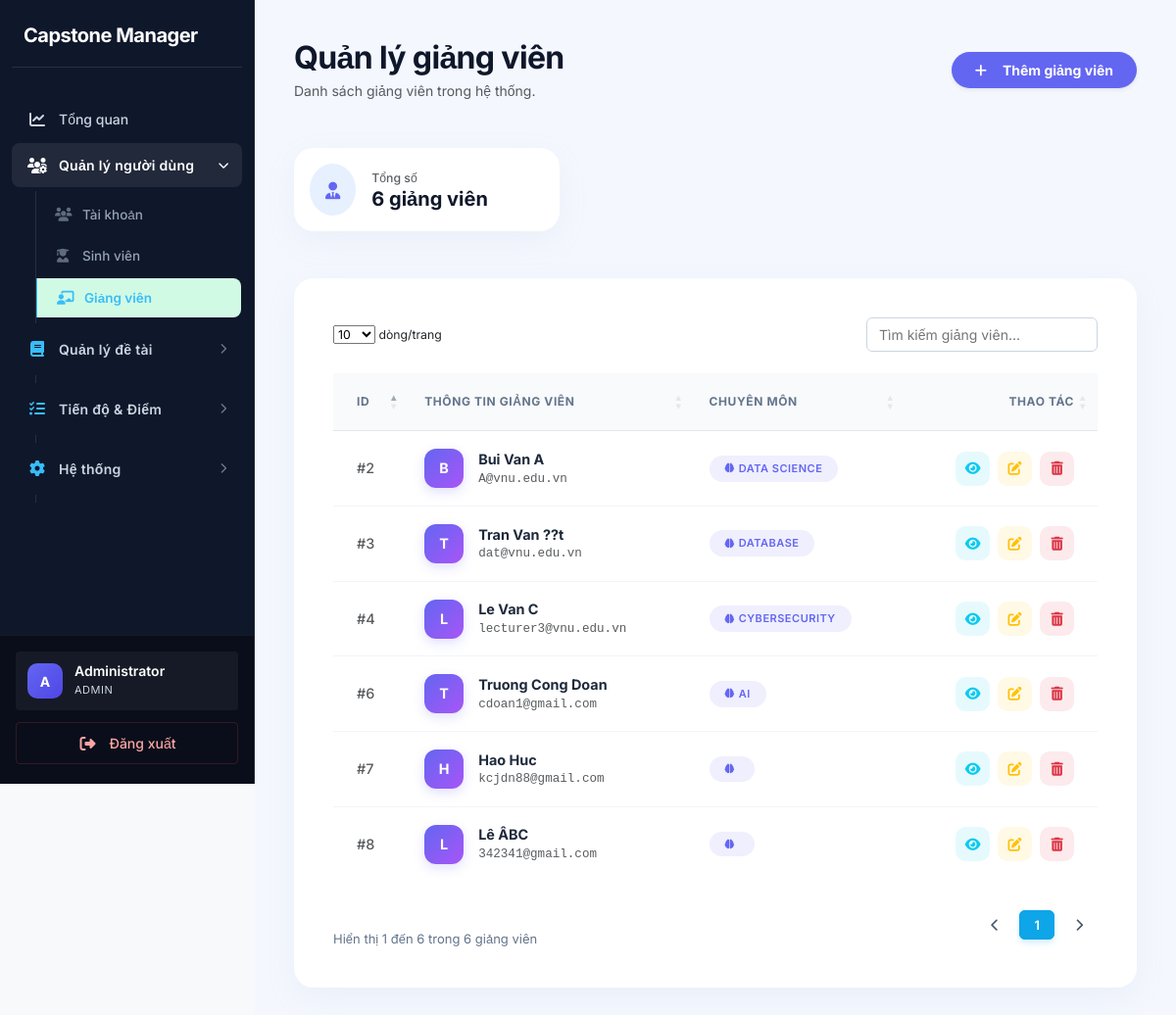
The page /index.php?page=lecturers (signed in) on the database its author committed.
### tables this page shows
CREATE TABLE `lecturers` (
  `id` int(11) NOT NULL,
  `user_id` int(11) DEFAULT NULL,
  `full_name` varchar(150) DEFAULT NULL,
  `expertise` text DEFAULT NULL,
  `quota` int(11) DEFAULT 8,
  `created_at` timestamp NOT NULL DEFAULT current_timestamp(),
  `faculty` varchar(100) DEFAULT NULL
);

CREATE TABLE `users` (
  `id` int(11) NOT NULL,
  `email` varchar(100) NOT NULL,
  `password` varchar(255) NOT NULL,
  `role` enum('admin','student','lecturer') NOT NULL DEFAULT 'student',
  `status` enum('active','locked') DEFAULT 'active',
  `created_at` timestamp NOT NULL DEFAULT current_timestamp()
);

### app/controllers/LecturerController.php (called while the page is built, shortened)
<?php
class LecturerController {
    private $lecturerModel;
    public function __construct() {
        $this->lecturerModel = new Lecturer();
    }
    public function index() {
        $lecturers = $this->lecturerModel->getAll();
        require '../app/views/lecturers/index.php';
    }
}

### core/Database.php (called while the page is built)
<?php
class Database {
    private static $instance = null;
    private $conn;
    private $host = DB_HOST;
    private $dbname = DB_NAME;
    private $username = DB_USER;
    private $password = DB_PASS;
    private function __construct(){
        try{
            $this->conn = new PDO(
                "mysql:host={$this->host};dbname={$this->dbname};charset=utf8mb4",
                $this->username,
                $this->password
            );
            $this->conn->setAttribute(
                PDO::ATTR_ERRMODE,
                PDO::ERRMODE_EXCEPTION
            );
            $this->conn->setAttribute(
                PDO::ATTR_DEFAULT_FETCH_MODE,
                PDO::FETCH_ASSOC
            );
        }catch(PDOException $e){
            die("Database Error: " . $e->getMessage());
        }
    }
    public static function getInstance(){
        if(self::$instance == null){
            self::$instance = new Database();
        }
        return self::$instance;
    }
    public function getConnection(){
        return $this->conn;
    }
}

### app/models/Lecturer.php (called while the page is built, shortened)
<?php
class Lecturer {
    private $conn;
    public function __construct() {
        $this->conn = Database::getInstance()->getConnection();
    }
    public function getAll() {
        $sql = "SELECT lecturers.*, users.email
                FROM lecturers
                JOIN users ON users.id = lecturers.user_id
                ORDER BY lecturers.id DESC";
        return $this->conn->query($sql)->fetchAll(PDO::FETCH_ASSOC);
    }
}

### app/views/lecturers/index.php (the view, shortened to what this page needs)
<?php require '../app/views/layouts/header.php'; ?>
<?php require '../app/views/layouts/sidebar.php'; ?>
<div class="main-content" style="padding: 40px;">
    <div class="d-flex justify-content-between align-items-center mb-5">
        <div>
            <h2 class="fw-bold mb-1" style="color: #0f172a; letter-spacing: -0.02em;">Quản lý giảng viên</h2>
            <p class="text-muted mb-0">Danh sách giảng viên trong hệ thống.</p>
        </div>
        <?php if($_SESSION['user']['role'] == 'admin'): ?>
            <a href="index.php?page=lecturer-create" class="btn btn-primary rounded-pill px-4 py-2 shadow-sm fw-bold d-flex align-items-center" style="background: #6366f1; border: none;">
                <i class="fa-solid fa-plus me-2"></i> Thêm giảng viên
            </a>
        <?php endif; ?>
    </div>
    <div class="row mb-4">
        <div class="col-md-4">
            <div class="custom-card p-3 d-flex align-items-center">
                <div class="rounded-circle bg-primary bg-opacity-10 p-3 me-3 text-primary" style="color: #6366f1 !important;">
                </div>
                <div>
                    <small class="text-muted d-block fw-medium">Tổng số</small>
                    <span class="fw-bold h5 mb-0"><?= count($lecturers ?? []) ?> giảng viên</span>
                </div>
            </div>
        </div>
    </div>
    <div class="card custom-card">
        <div class="card-body p-0">
            <div class="table-responsive p-3">
                <table class="table datatable table-hover mb-0" id="lecturerTable">
                    <thead>
                        <tr>
                            <th class="ps-4">ID</th>
                            <th>Thông tin giảng viên</th>
                            <th>Chuyên môn</th>
                            <?php if($_SESSION['user']['role'] == 'admin'): ?>
                                <th class="text-end pe-4">Thao tác</th>
                            <?php endif; ?>
                        </tr>
                    </thead>
                    <tbody>
                        <?php if(!empty($lecturers)): ?>
                            <?php foreach($lecturers as $lecturer): ?>
                                <tr>
                                    <td class="ps-4 fw-medium text-muted">
                                        #<?= $lecturer['id'] ?>
                                    </td>
                                    <td>
                                        <div class="d-flex align-items-center">
                                            <div class="avatar-circle">
                                                <?= strtoupper(substr($lecturer['full_name'], 0, 1)) ?>
                                            </div>
                                            <div>
                                                <div class="fw-bold" style="color: #1e293b;"><?= htmlspecialchars($lecturer['full_name']) ?></div>
                                                <div class="small text-muted font-monospace"><?= htmlspecialchars($lecturer['email']) ?></div>
                                            </div>
                                        </div>
                                    </td>
                                    <td>
                                        <span class="badge badge-expertise rounded-pill small">
                                            <i class="fa-solid fa-brain me-1 small"></i>
                                            <?= htmlspecialchars($lecturer['expertise']) ?>
                                        </span>
                                    </td>
                                    <?php if($_SESSION['user']['role'] == 'admin'): ?>
                                        <td class="text-end pe-4">
                                            <div class="d-flex justify-content-end gap-2">
                                                <a href="index.php?page=lecturer-show&id=<?= $lecturer['id'] ?>"
                                                   class="btn-action bg-info bg-opacity-10 text-info" title="Xem chi tiết">
                                                    <i class="fa-solid fa-eye"></i>
                                                </a>
                                                <a href="index.php?page=lecturer-edit&id=<?= $lecturer['id'] ?>"
                                                   class="btn-action bg-warning bg-opacity-10 text-warning" title="Chỉnh sửa">
                                                    <i class="fa-solid fa-pen-to-square"></i>
                                                </a>
                                                <form action="index.php?page=lecturer-delete&id=<?= $lecturer['id'] ?>" method="POST" class="d-inline" onsubmit="return confirm('Bạn chắc chắn muốn xóa giảng viên này?');">
    <button type="submit" class="btn-action bg-danger bg-opacity-10 text-danger border-0" title="Xóa">
        <i class="fa-solid fa-trash-can"></i>
    </button>
</form>
                                            </div>
                                        </td>
                                    <?php endif; ?>
                                </tr>
                            <?php endforeach; ?>
                        <?php endif; ?>
                    </tbody>
                </table>
            </div>
        </div>
    </div>
</div>
<?php require '../app/views/layouts/footer.php'; ?>

### public/assets/css/style.css (style rules this page uses)
:root { --primary: #0f172a; --primary-hover: #1e293b; --secondary: #475569; --success: #059669; --success-light: #d1fae5; --warning: #d97706; --warning-light: #fef3c7; --danger: #dc2626; --danger-light: #fee2e2; --info: #0284c7; --info-light: #e0f2fe; --sidebar-bg: #0f172a; --sidebar-text: #cbd5e1; --sidebar-hover: #1e293b; --sidebar-w: 260px; --bg: #f8f9fa; --surface: #ffffff; --border: #cbd5e1; --border-light: #e2e8f0; --text: #0f172a; --text-muted: #475569; --text-faint: #94a3b8; --radius-sm: 4px; --radius-md: 6px; --radius-lg: 8px; --radius-xl: 8px; --radius-2xl: 12px; --shadow-sm: 0 1px 2px rgba(0, 0, 0, 0.05); --shadow-md: 0 4px 6px -1px rgba(0, 0, 0, 0.1), 0 2px 4px -1px rgba(0, 0, 0, 0.06); --shadow-lg: 0 10px 15px -3px rgba(0, 0, 0, 0.1), 0 4px 6px -2px rgba(0, 0, 0, 0.05); --shadow-hover: 0 10px 15px -3px rgba(0, 0, 0, 0.1); --font: 'Inter', system-ui, -apple-system, sans-serif; --transition: all 0.2s ease-in-out; }
*, *::before, *::after { box-sizing: border-box; margin: 0; padding: 0; }
body { font-family: var(--font); background: var(--bg); color: var(--text); font-size: 14px; line-height: 1.5; -webkit-font-smoothing: antialiased; }
a { text-decoration: none; color: var(--info); transition: var(--transition); }
.main-content { margin-left: var(--sidebar-w); min-height: 100vh; padding: 32px; background: var(--bg); }
.card, .dashboard-box, .table-container, .form-container, .detail-container, .custom-card { background: var(--surface); border-radius: var(--radius-xl); border: 1px solid var(--border-light); box-shadow: var(--shadow-sm); padding: 24px; margin-bottom: 24px; }
.table { width: 100%; border-collapse: separate; border-spacing: 0; margin: 0; font-size: 14px; }
.table thead th { font-weight: 700; text-transform: uppercase; letter-spacing: 0.5px; font-size: 12px; color: #64748b; padding: 14px 16px; background: #ffffff; border-bottom: 2px solid #e2e8f0; white-space: nowrap; border-top: none; }
.table tbody td { padding: 14px 16px; vertical-align: middle; color: #1e293b; border-bottom: 1px solid #f1f5f9; font-weight: 500; }
.table tbody tr:last-child td { border-bottom: none; }
.btn { display: inline-flex; align-items: center; justify-content: center; gap: 8px; padding: 8px 16px; font-size: 14px; font-weight: 600; border: 1px solid transparent; border-radius: 6px; cursor: pointer; transition: all 0.2s ease; line-height: 1.5; }
.btn-primary { background: var(--primary); color: #fff; }
.btn-action { width: 32px; height: 32px; border-radius: 6px; display: inline-flex; align-items: center; justify-content: center; font-size: 14px; border: 1px solid transparent; transition: all 0.2s ease; text-decoration: none; }
.badge { display: inline-flex; align-items: center; justify-content: center; padding: 6px 12px; border-radius: 100px; font-size: 11px; font-weight: 700; text-transform: uppercase; letter-spacing: 0.5px; border: none; }

### app/views/lecturers/index.php (style rules this page uses)
body { font-family: 'Inter', sans-serif; }
.main-content { background-color: #f4f7fe !important; }
.custom-card { border-radius: 1.25rem; border: none; box-shadow: 0 10px 30px rgba(160, 174, 192, 0.1); background: #fff; overflow: hidden; }
.table thead th { background-color: #f8fafc; text-transform: uppercase; font-size: 0.75rem; letter-spacing: 0.05em; color: #64748b; padding: 1.25rem 1rem; border-bottom: 1px solid #e2e8f0; }
.table tbody td { padding: 1.1rem 1rem; vertical-align: middle; color: #334155; border-bottom: 1px solid #f1f5f9; font-size: 0.9rem; }
.avatar-circle { width: 40px; height: 40px; background: linear-gradient(135deg, #6366f1 0%, #a855f7 100%); color: #fff; display: flex; align-items: center; justify-content: center; border-radius: 12px; font-weight: 700; font-size: 0.9rem; margin-right: 15px; box-shadow: 0 4px 12px rgba(99, 102, 241, 0.2); }
.btn-action { width: 35px; height: 35px; display: inline-flex; align-items: center; justify-content: center; border-radius: 10px; transition: all 0.3s cubic-bezier(0.4, 0, 0.2, 1); border: none; text-decoration: none; }
.badge-expertise { background: rgba(99, 102, 241, 0.1); color: #6366f1; font-weight: 600; padding: 0.5rem 1rem !important; }

### rows shown on the page
lecturers: id "8", full_name "L", full_name "Lê ÂBC", user.email "342341@gmail.com"
lecturers: id "7", full_name "H", full_name "Hao Huc", user.email "kcjdn88@gmail.com"
lecturers: id "6", full_name "T", full_name "Truong Cong Doan", user.email "cdoan1@gmail.com", expertise "AI"
lecturers: id "4", full_name "L", full_name "Le Van C", user.email "lecturer3@vnu.edu.vn", expertise "CYBERSECURITY"
lecturers: id "3", full_name "T", full_name "Tran Van ??t", user.email "dat@vnu.edu.vn", expertise "DATABASE"
lecturers: id "2", full_name "B", full_name "Bui Van A", user.email "A@vnu.edu.vn", expertise "DATA SCIENCE"

### other values the page prints
$avatarChar "A"
$displayName "Administrator"
$_SESSION['user']['role'] "ADMIN"
count($lecturers ?? []) "6"
